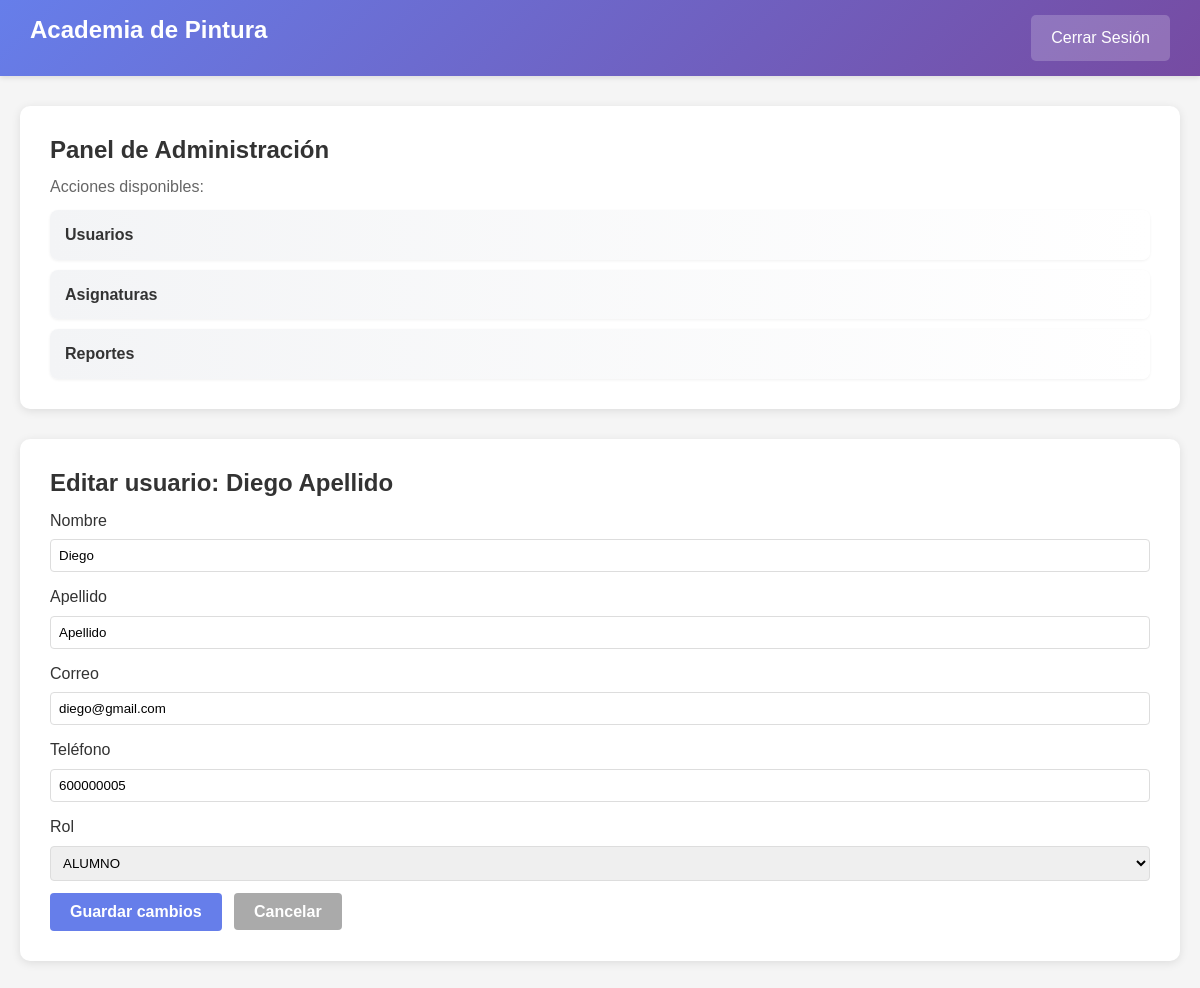
Page /php/Admin/editar_usuario.php?id=USU-000006 (signed in) on the committed database.
### tables this page shows
CREATE TABLE IF NOT EXISTS `usuarios` (
    `id_usuario` VARCHAR(20) PRIMARY KEY,
    `codigo_usuario` VARCHAR(20) UNIQUE NOT NULL CHECK (`codigo_usuario` LIKE 'USU-%'),
    `nombre` VARCHAR(100) NOT NULL,
    `apellido` VARCHAR(100) NOT NULL,
    `correo` VARCHAR(100) UNIQUE NOT NULL CHECK (`correo` LIKE '%@%.%'),
    `telefono` VARCHAR(15) NOT NULL CHECK (`telefono` REGEXP '^[0-9]{6,15}$'),
    `fecha_nacimiento` DATE,
    `direccion` TEXT,
    `estado` ENUM('Activo', 'Inactivo', 'Suspendido') DEFAULT 'Activo',
    `rol_codigo` VARCHAR(10) NOT NULL,
    `fecha_registro` TIMESTAMP DEFAULT CURRENT_TIMESTAMP,
    FOREIGN KEY (`rol_codigo`) REFERENCES `rol`(`codigo_rol`),
    CONSTRAINT chk_id_formato CHECK (`id_usuario` REGEXP '^[A-Z0-9-]+$')
);

### php/Admin/editar_usuario.php (the view, shortened to what this page needs)
<?php
$id = $_GET['id'] ?? null;
try {
    $conexion = getConexionPDO();
    $sql = "SELECT id_usuario, codigo_usuario, nombre, apellido, correo, telefono, rol_codigo FROM usuarios WHERE id_usuario = :id";
    $stmt = $conexion->prepare($sql);
    $stmt->execute([':id' => $id]);
    $u = $stmt->fetch(PDO::FETCH_ASSOC);
} catch (Exception $e) {
    header('Location: usuarios.php?msg=' . urlencode('Error al cargar usuario') . '&tipo=error');
    exit();
}
?>
<!DOCTYPE html>
<html lang="es">
<head>
    <link rel="stylesheet" href="../../css/estilos.css">
</head>
<body>
<?php include '../panel/panel.php'; ?>
<div class="container">
    <div class="welcome">
        <h2>Editar usuario: <?php echo htmlspecialchars($u['nombre'] . ' ' . $u['apellido']); ?></h2>
        <form method="POST" action="procesar_editar_usuario.php">
            <div class="form-group">
                <label>Nombre</label>
                <input type="text" name="nombre" value="<?php echo htmlspecialchars($u['nombre']); ?>" required>
            </div>
            <div class="form-group">
                <label>Apellido</label>
                <input type="text" name="apellido" value="<?php echo htmlspecialchars($u['apellido']); ?>" required>
            </div>
            <div class="form-group">
                <label>Correo</label>
                <input type="email" name="correo" value="<?php echo htmlspecialchars($u['correo']); ?>" required>
            </div>
            <div class="form-group">
                <label>Teléfono</label>
                <input type="text" name="telefono" value="<?php echo htmlspecialchars($u['telefono']); ?>" required>
            </div>
            <div class="form-group">
                <label>Rol</label>
                <select name="rol" required>
                    <?php foreach ($roles as $code => $label): ?>
                        <option value="<?php echo $code; ?>" <?php echo $u['rol_codigo'] === $code ? 'selected' : ''; ?>><?php echo $label; ?></option>
                    <?php endforeach; ?>
                </select>
            </div>
            <button class="btn" type="submit">Guardar cambios</button>
            <a class="btn" style="background:#aaa; margin-left:8px;" href="usuarios.php">Cancelar</a>
        </form>
    </div>
</div>
</body>
</html>

### css/estilos.css (style rules this page uses)
* { margin: 0; padding: 0; box-sizing: border-box; }
html { scroll-behavior: smooth; }
body { font-family: 'Segoe UI', Tahoma, Geneva, Verdana, sans-serif; line-height: 1.6; color: #333; background: #f4f4f4; }
.container { max-width: 1200px; margin: 0 auto; padding: 0 20px; }
h1, h2, h3, h4, h5, h6 { line-height: 1.2; margin-bottom: 15px; }
a { color: #667eea; text-decoration: none; transition: color 0.3s; }
button { cursor: pointer; transition: all 0.3s; }
input, textarea, select { padding: 8px 12px; border: 1px solid #ddd; border-radius: 4px; font-family: inherit; }
.btn { padding: 10px 20px; border: none; border-radius: 4px; font-size: 16px; font-weight: bold; cursor: pointer; transition: all 0.3s; }

### php/Admin/editar_usuario.php (style rules this page uses)
.form-group { margin-bottom: 12px; }
.form-group label { display:block; margin-bottom:6px; }
.form-group input, .form-group select { width:100%; padding:8px; }
.btn { padding:8px 12px; border-radius:4px; background:#667eea; color:#fff; text-decoration:none; border:none; }

### php/panel/panel.php (style rules this page uses)
* { margin: 0; padding: 0; box-sizing: border-box; }
body { font-family: Arial, sans-serif; background: #f5f5f5; }
.container { max-width: 1200px; margin: 30px auto; padding: 0 20px; }
.welcome { background: white; padding: 30px; border-radius: 10px; box-shadow: 0 2px 10px rgba(0, 0, 0, 0.1); margin-bottom: 30px; }
.welcome h2 { color: #333; margin-bottom: 10px; }

### rows in the picture
usuarios: nombre+apellido "Diego Apellido", nombre "Diego", apellido "Apellido", correo "diego@gmail.com", telefono "600000005", rol "ALUMNO"
